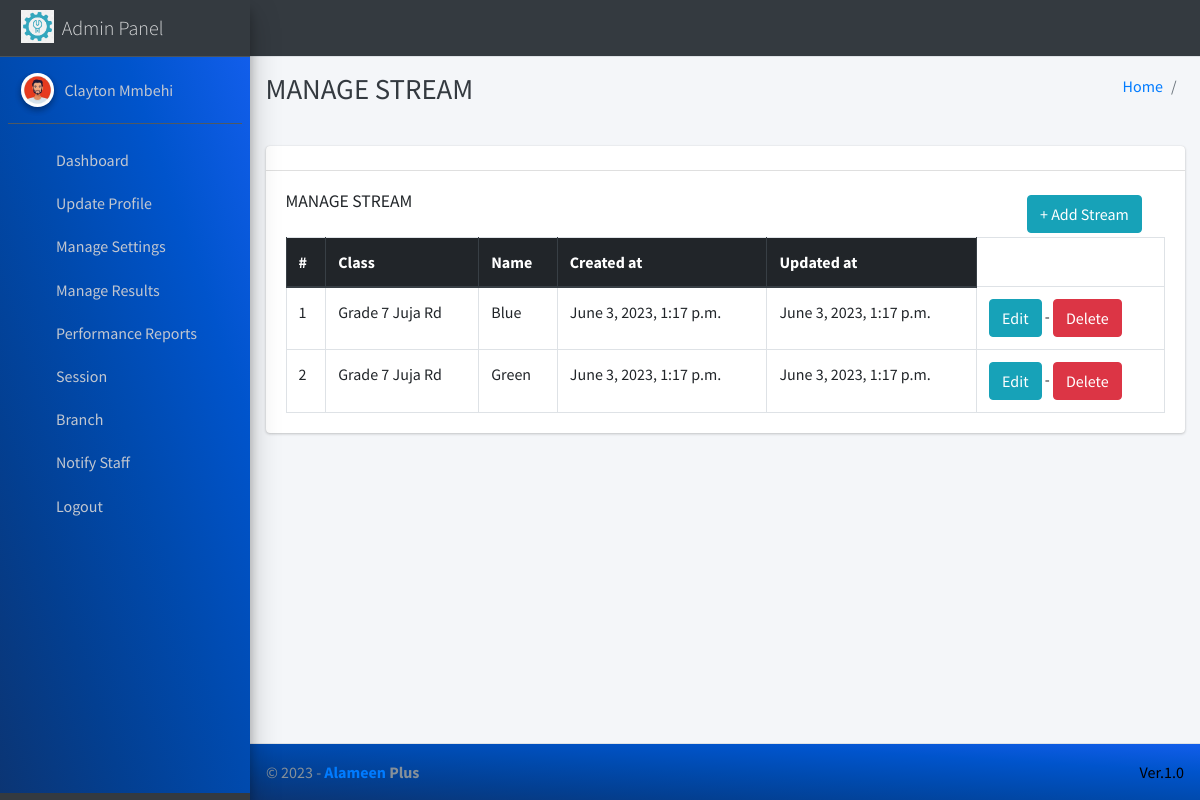
/manage/stream/ (signed in), run on the app's committed database.
### main_app/models.py (models this page shows, shortened)
class CustomUser(AbstractUser):
    USER_TYPE = ((1, "HOD"), (2, "Staff"), (3, "Student"))
    GENDER = [("M", "Male"), ("F", "Female")]
    username = None  # Removed username, using email instead
    email = models.EmailField(unique=True)
    user_type = models.CharField(default=1, choices=USER_TYPE, max_length=1)
    gender = models.CharField(max_length=1, choices=GENDER)
    profile_pic = models.ImageField()
    created_at = models.DateTimeField(auto_now_add=True)
    updated_at = models.DateTimeField(auto_now=True)
    USERNAME_FIELD = "email"
    REQUIRED_FIELDS = []
    objects = CustomUserManager()
    def __str__(self):
        return  self.first_name + " " + self.last_name

class Stream(models.Model):
    stream_id = models.AutoField(primary_key=True)
    class_id = models.ForeignKey(Classes, on_delete=models.CASCADE, verbose_name='class')
    name = models.CharField(max_length=120)
    created_at = models.DateTimeField(auto_now_add=True)
    updated_at = models.DateTimeField(auto_now=True)

class Classes(models.Model):
    class_id = models.AutoField(primary_key=True )
    category = models.ForeignKey(ClassCategory, on_delete=models.CASCADE)
    name = models.CharField(max_length=120)
    branch = models.ForeignKey(Branch, on_delete=models.CASCADE)
    created_at = models.DateTimeField(auto_now_add=True)
    updated_at = models.DateTimeField(auto_now=True)
    class Meta:
        unique_together = ('branch','name')
    def __str__(self):
        return f'{self.name} {self.branch}'

class Branch(models.Model):
    branch_id=models.AutoField(primary_key=True)
    name = models.CharField(max_length=20, unique=True)
    def __str__(self):
        return self.name

### main_app/hod_views.py (the view)
# urls.py: path('manage/stream/', hod_views.manage_stream, name='manage_stream'),
@login_required(redirect_field_name="user_login")
def manage_stream(request):
    stream = Stream.objects.all()
    context = {
        'stream': stream
    }
    return render(request, "hod_template/manage_stream.html", context)

### main_app/templates/hod_template/manage_stream.html
{% extends 'main_app/base.html' %}
{% load static %}
{% block page_title %}MANAGE STREAM{% endblock page_title %}
{% block content %}
<section class="content">
    <div class="container-fluid">
        <div class="row">
            <div class="col-md-12">
                <div class="card">
                    <div class="card-header">
                    </div>
                    <div class="card-body">
                        <div class="row">
                            <div class="col-md-10">
                                <h3 class="card-title">MANAGE STREAM</h3>
                            </div>
                            <div class="col-md-2 p-1">
                                <a class="btn btn-info" href="{% url 'add_stream' %}"> + Add Stream</a>
                            </div>
                        </div>
                        <table id="example2" class="table table-bordered table-hover">
                            <thead class="thead-dark">
                                <tr>
                                    <th>#</th>
                                    <th>Class</th>
                                    <th>Name</th>
                                    <th>Created at</th>
                                    <th>Updated at</th>
                                </tr>
                            </thead>
                            <tbody>
                                {% for stream in stream %}
                                <tr>
                                    <td>{{ forloop.counter }}</td>
                                    <td>{{stream.class_id}}</td>
                                    <td>{{stream.name}}</td>
                                    <td>{{stream.created_at}}</td>
                                    <td>{{stream.updated_at}}</td>
                                    <td>
                                        <a href="{% url 'update_stream' stream.stream_id %}" class="btn btn-info">Edit</a> -
                                        <a href="{% url 'delete_stream' stream.stream_id %}" onclick="return confirm('Are you sure you want to delete this Stream ?')" class="btn btn-danger">Delete</a>
                                    </td>
                                </tr>
                                {% endfor %}
                            </tbody>
                        </table>
                    </div>
                </div>
            </div>
        </div>
    </div>
</section>
{% endblock content %}

### main_app/templates/main_app/sidebar_template.html (shortened to what this page needs)
{% load static %}
<aside class="main-sidebar sidebar-dark-info elevation-4">
    {% if request.user.user_type == '1' %}
    <a href="{% url 'admin_home' %}" class="brand-link">
        <img src="{% static 'dist/img/virusx.png' %} " alt="Alameen Plus Logo"
            class="brand-image " >
        <span class="brand-text font-weight-light" >Admin Panel</span>
    </a>
    <div class="sidebar" style="background-image: linear-gradient(to right top, #0b3574, #033f91, #004aae, #0054cc, #125eeb);">
        <div class="user-panel mt-3 pb-3 mb-3 d-flex">
            <div class="image">
                <img src="{{ request.user.profile_pic}}" class="img-circle elevation-2" alt="User Image">
            </div>
            <div class="info">
                <a href="#" class="d-block">{{user}}</a>
            </div>
        </div>
        <nav class="mt-2">
            <ul class="nav nav-pills nav-sidebar flex-column" data-widget="treeview" role="menu" data-accordion="false">
                <li class="nav-item">
                    {% url 'admin_home' as admin_home %}
                    <a href="{{admin_home}}" class="nav-link {% if admin_home == request.path %} active {% endif %}">
                        <i class="nav-icon fas fa-home"></i>
                        <p>
                            Dashboard
                        </p>
                    </a>
                </li>
                <li class="nav-item">
                    {% url 'admin_view_profile' as admin_view_profile %}
                    <a href="{{admin_view_profile}}"
                        class="nav-link {% if admin_view_profile == request.path %} active {% endif %}">
                        <i class="nav-icon fas fa-address-card"></i>
                        <p>
                            Update Profile
                        </p>
                    </a>
                </li>
                <li class="nav-item has-treeview">
                    <a href="#" class="nav-link" >
                        <i class="nav-icon fas fa-cogs"></i>
                        <p>
                            Manage Settings
                            <i class="fas fa-angle-left right"></i>
                        </p>
                    </a>
                </li>
<li class="nav-item has-treeview">
    <a href="#" class="nav-link" >
        <i class="nav-icon fas fa-check"></i>
        <p>
            Manage Results
            <i class="fas fa-angle-left right"></i>
        </p>
    </a>
</li>
                <li class="nav-item has-treeview">
                    <a href="#" class="nav-link" >
                        <i class="nav-icon far fa-file"></i>
                        <p>
                            Performance Reports
                            <i class="fas fa-angle-left right"></i>
                        </p>
                    </a>
                </li>
                <li class="nav-item has-treeview">
                    <a href="#" class="nav-link">
                        <i  class="nav-icon far fa-calendar-alt"></i>
                        <p>
                            Session
                            <i class="fas fa-angle-left right"></i>
                        </p>
                    </a>
                </li>
                <li class="nav-item has-treeview">
                    <a href="#" class="nav-link" >
                        <i class="nav-icon fas fa-bookmark"></i>
                        <p>
                            Branch
                            <i class="fas fa-angle-left right"></i>
                        </p>
                    </a>
                </li>
                <li class="nav-item">
                    {% url 'admin_notify_staff' as admin_notify_staff %}
                    <a href="{{admin_notify_staff}}"
                        class="nav-link {% if admin_notify_staff == request.path %} active {% endif %}">
                        <i class="nav-icon far fa-bell"></i>
                        <p>
                            Notify Staff
                        </p>
                    </a>
                </li>
                            {% endif %}
                    <li class="nav-item">
                        <a href="{% url 'user_logout' %}"
                            onclick="return confirm('Your session would be terminated.\n\nProceed?')"
                            class="nav-link">
                            <i  style="color: #ff0000"  class="nav-icon fas fa-power-off"></i>
                            <p>
                                Logout
                            </p>
                        </a>
                    </li>
            </ul>
        </nav>
    </div>
</aside>

### data on the page
CustomUser: user.profile_pic (picture), first_name+last_name "Clayton Mmbehi"
Stream: class_id "Grade 7 Juja Rd", name "Blue", created_at "June 3, 2023, 1:17 p.m.", updated_at "June 3, 2023, 1:17 p.m."
Stream: class_id "Grade 7 Juja Rd", name "Green", created_at "June 3, 2023, 1:17 p.m.", updated_at "June 3, 2023, 1:17 p.m."
